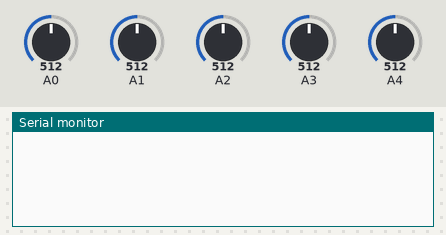
Bench run of a sketch on a simulated Arduino Uno, built with avr-gcc and run on an emulated ATmega328P. Parts: the last lines printed to the serial monitor. Inputs (shaded band) come from the test bench; at power-on: A0 = 512, A1 = 512, A2 = 512, A3 = 512, A4 = 512.

Above: at 4.7 s.
4.8 s: A0 set to 716
At 5.9 s:
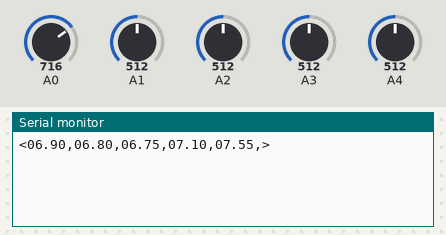
7.8 s: A1 set to 716
At 8.8 s:
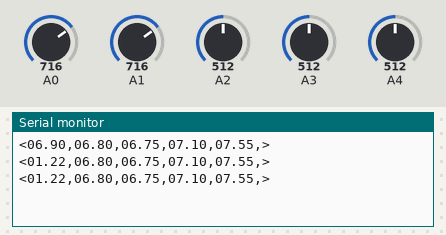
9.3 s: A2 set to 716
At 10.6 s:
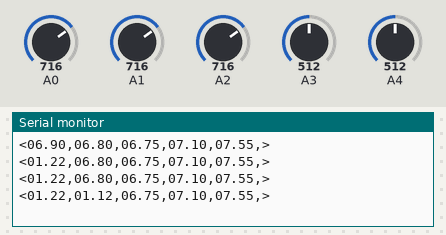
10.8 s: A3 set to 716
At 11.8 s:
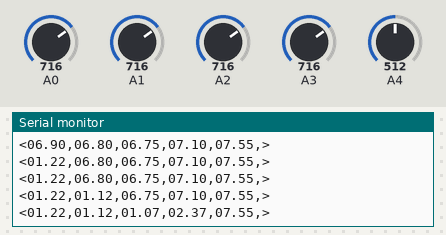
12.3 s: A4 set to 716
At 13.6 s:
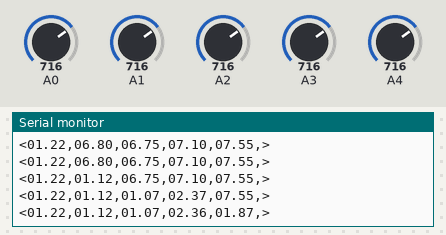
13.8 s: A0 set to 992
At 14.8 s:
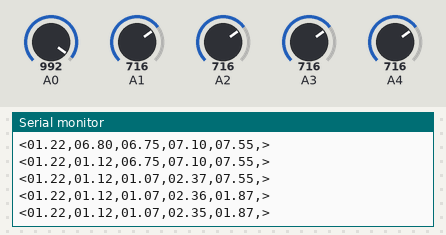
Timing chart, 0 to 16.3 s (numbered marks = the images above; inputs shaded):
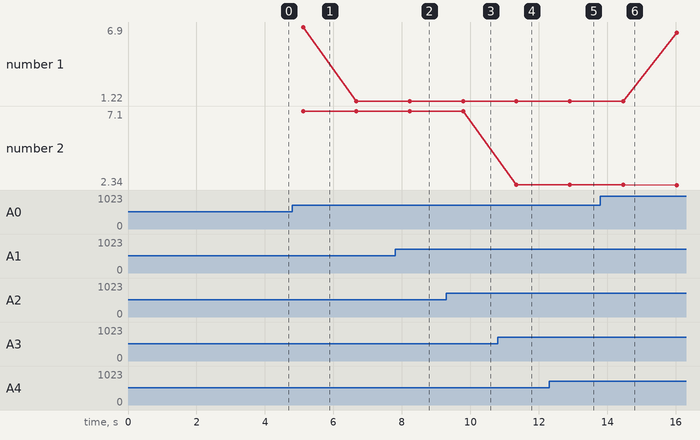

The sketch:

uno_ph.ino
```cpp
#include<avr/wdt.h>

#define phPin1 0
#define phPin2 1
#define phPin3 2
#define phPin4 3
#define phPin5 4

#define loopInterval 500
#define resetInterval 1000 * 180

#define phThreshold 2.25
#define avgAnalogTime 15
float  responseTime = 990;

float calibArr[5] = {
  21.15,
  21.05  ,
  21.00,
  21.35  ,
  21.80
};

float calibration_value = 28.44;
int phval = 0;
unsigned long int avgval;
int buffer_arr[10],temp;

float ph1, ph2, ph3, ph4, ph5;
float prevPh1, prevPh2, prevPh3, prevPh4, prevPh5;


unsigned long loopTimer = 0;
unsigned long resetTimer = 0;
unsigned long testTimer = 0;


void setup() {
  Serial.begin(9600);
  delay(2000);
  // Serial.println("Inside setup !!");

  loopTimer = millis();
  resetTimer = millis();

  prevPh1 = getPh(phPin1);
  prevPh2 = getPh(phPin2);
  prevPh3 = getPh(phPin3);
  prevPh4 = getPh(phPin4);
  prevPh5 = getPh(phPin5);

  wdt_enable(WDTO_4S);
}

void loop() {

  // testTimer = millis();

  float insPh1 = getPh(phPin1);
  float insPh2 = getPh(phPin2);
  float insPh3 = getPh(phPin3);
  float insPh4 = getPh(phPin4);
  float insPh5 = getPh(phPin5);

  // PREV VALUE FILTER
  if(1) {
    if(abs(insPh1 - prevPh1) > phThreshold) prevPh1 = insPh1;
    ph1 = insPh1 * float((1000-responseTime)/1000) + prevPh1 * float(responseTime/1000);
    prevPh1 = ph1;

    if(abs(insPh2 - prevPh2) > phThreshold) prevPh2 = insPh2;
    ph2 = insPh2 * float((1000-responseTime)/1000) + prevPh2 * float(responseTime/1000);
    prevPh2 = ph2;

    if(abs(insPh3 - prevPh3) > phThreshold) prevPh3 = insPh3;
    ph3 = insPh3 * float((1000-responseTime)/1000) + prevPh3 * float(responseTime/1000);
    prevPh3 = ph3;

    if(abs(insPh4 - prevPh4) > phThreshold) prevPh4 = insPh4;
    ph4 = insPh4 * float((1000-responseTime)/1000) + prevPh4 * float(responseTime/1000);
    prevPh4 = ph4;

    if(abs(insPh5 - prevPh5) > phThreshold) prevPh5 = insPh5;
    ph5 = insPh5 * float((1000-responseTime)/1000) + prevPh5 * float(responseTime/1000);
    prevPh5 = ph5;
  }
  else {
    ph1 = insPh1;
    ph2 = insPh2;
    ph3 = insPh3;
    ph4 = insPh4;
    ph5 = insPh5;
  }

  // SEND SERIAL DATA
  if(millis() - loopTimer > loopInterval) {
    Serial.print("<");

    if(ph1 <= 9.99) Serial.print("0");
    Serial.print(abs(ph1)); Serial.print(",");
    if(ph2 <= 9.99) Serial.print("0");
    Serial.print(abs(ph2)); Serial.print(",");
    if(ph3 <= 9.99) Serial.print("0");
    Serial.print(abs(ph3)); Serial.print(",");
    if(ph4 <= 9.99) Serial.print("0");
    Serial.print(abs(ph4)); Serial.print(",");
    if(ph5 <= 9.99) Serial.print("0");
    Serial.print(abs(ph5)); Serial.print(",");

    Serial.print(">");
    Serial.println();

    loopTimer = millis();

    wdt_reset();
  }
  // RESET AFTER SET INTERVAL, STOPS UPDATING WATCHDOG TIMER
  if(millis() - resetTimer > resetInterval) {
    while(1);
  }

  // Serial.print("Time taken by loop : ");
  // Serial.println(millis() - testTimer);

}

float getPh(int analogPin) {     // GET SINGLE PH

  // testTimer = millis();
  avgval = getAvg(analogPin);
  // Serial.print("Time taken by avg method : ");
  // Serial.println(millis() - testTimer);


  // CALCULATE PH VALUE FROM ANALOG VALUE
  float volt=(float)avgval*5.0/1024;
  float ph_act = -5.70 * volt + calibArr[analogPin];

  delay(10);

  wdt_reset();
  return ph_act;
}

int getAvg(int analogPin) {
  // TAKE 10 SAMPLES
  for(int i=0;i<10;i++)
  {
    buffer_arr[i]=analogRead(analogPin);
    delay(30);
  }
  // SORT SAMPLES IN ASCENDING ORDER
  for(int i=0;i<9;i++)
  {
    for(int j=i+1;j<10;j++)
    {
      if(buffer_arr[i]>buffer_arr[j])
      {
        temp=buffer_arr[i];
        buffer_arr[i]=buffer_arr[j];
        buffer_arr[j]=temp;
      }
    }
  }
  // TAKE AVERAGE OF 6 MIDDLE SAMPLES
  avgval=0;
  for(int i=2;i<8;i++)
    avgval+=buffer_arr[i];

  avgval = avgval/6;

  return avgval;
}

// <11.20,11.10,11.10,11.20,13.00,>
```

Measured:
- after the input at 10.8 s, the serial monitor: prints a new line after 0.55 s (image 4)
- after the input at 12.3 s, the serial monitor: prints a new line after 0.61 s (image 5)
- plotted number 1: 1.22 → 6.46 after the input at 13.8 s
- plotted number 2: 7.1 → 2.37 after the input at 10.8 s
